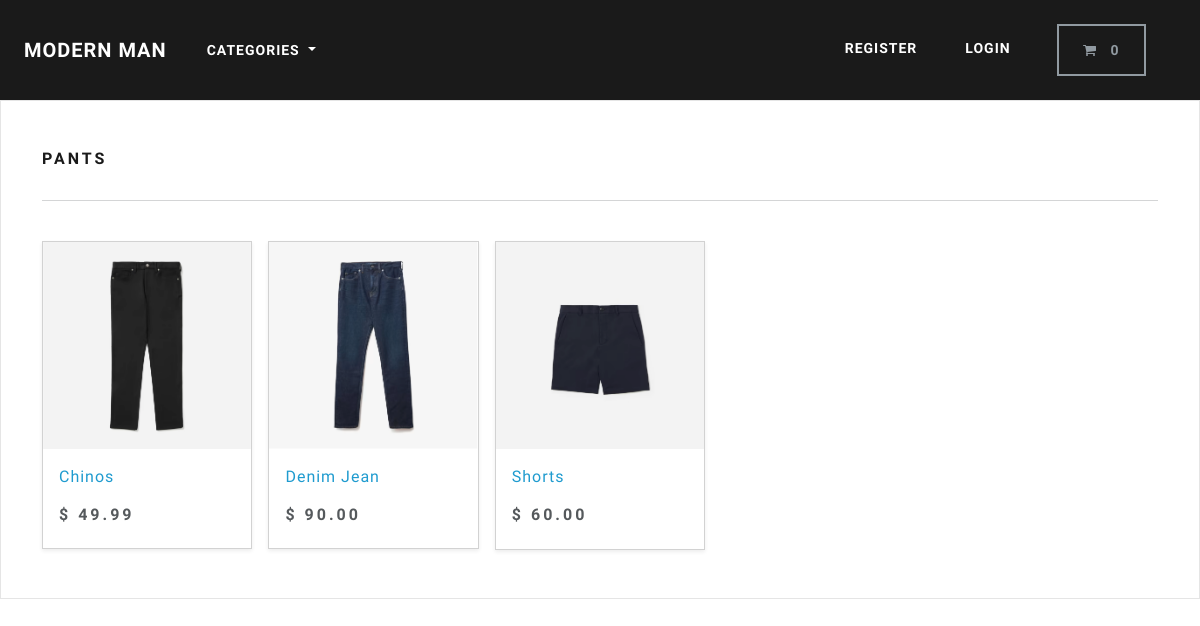
/search/pants/, run on the app's committed database.
### store/models.py (models this page shows, shortened)
class Category(models.Model):
    name = models.CharField(max_length=250, db_index=True)
    slug = models.SlugField(max_length=250, unique=True)
    class Meta:
        verbose_name_plural = 'categories'  #to rename the model to 'categories' in the admin page
    def get_absolute_url(self):
        return reverse('list-category',args=[self.slug])

class Product(models.Model):
    category = models.ForeignKey(Category,related_name='product',on_delete=models.CASCADE,null=True)
    title = models.CharField(max_length=250)
    brand = models.CharField(max_length=250, default='un-branded')
    description = models.TextField(blank=True)
    slug = models.SlugField(max_length=250) #so that our products are unique!
    price = models.DecimalField(max_digits=4, decimal_places=2)
    SIZE_CHOICES = (('S','Small'),('M','Medium'),('L','Large'),('XL','Extra Large'))
    size = models.CharField(null=True, max_length=2, choices=SIZE_CHOICES)
    image = models.ImageField(upload_to='images/')
    class Meta:
        verbose_name_plural = 'products'
    def get_absolute_url(self):
        return reverse('product-info',args=[self.slug])

### store/views.py (the view)
# urls.py: path('search/<slug:category_slug>/', views.list_category, name= 'list-category')
def list_category(request, category_slug=None):
    category = get_object_or_404(Category, slug=category_slug)
    products = Product.objects.filter(category=category)
    return render(request, 'store/list-category.html', {'category':category, 'products':products})

### cart/cart.py (called while the page is built)
    def __len__(self):
        return sum(item['qty'] for item in self.cart.values())

### cart/context_processors.py (called while the page is built)
def cart(request):
    return {'cart': Cart(request)}

### store/views.py (called while the page is built)
def categories(request):
    all_categories = Category.objects.all()
    return {'all_categories': all_categories}

### store/templates/store/list-category.html
{% extends "./base.html" %}
{% load static %}
{% block content %}
<main>
  <div class="album py-5 bg-light">
    <div class="container">
      <div class="pb-3 h5">{{ category.name | capfirst }}</div>
      <hr>
      <br>
      <div class="row row-cols-1 row-cols-sm-2 row-cols-md-5 g-3">
        {% for product in products %}
        <div class="col">
          <div class="card shadow-sm">
          <img class="img-fluid" alt="Responsive image" src="{{product.image.url}}">
            <div class="card-body">
              <p class="card-text">
                <a class="text-info text-decoration-none" href="{{ product.get_absolute_url}}">{{product.title}}</a>
              </p>
              <div class="d-flex justify-content-between align-items-center">
                <h5> $ {{product.price}} </h5>
              </div>
            </div>
          </div>
        </div>
        {% endfor %}
      </div>
    </div>
  </div>
</main>
{% endblock %}

### data on the page
Category: name "PANTS"
Product: image (picture), title "Chinos", price "49.99"
Product: image (picture), title "Denim Jean", price "90.00"
Product: image (picture), title "Shorts", price "60.00"
